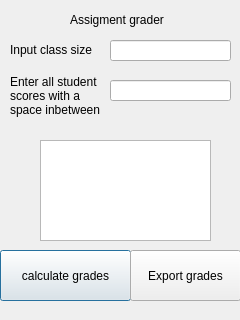
<?xml version="1.0" encoding="UTF-8"?>
<ui version="4.0">
 <class>Dialog</class>
 <widget class="QDialog" name="Dialog">
  <property name="geometry">
   <rect>
    <x>0</x>
    <y>0</y>
    <width>240</width>
    <height>320</height>
   </rect>
  </property>
  <property name="windowTitle">
   <string>Dialog</string>
  </property>
  <widget class="QLabel" name="label">
   <property name="geometry">
    <rect>
     <x>70</x>
     <y>10</y>
     <width>111</width>
     <height>20</height>
    </rect>
   </property>
   <property name="text">
    <string>Assigment grader</string>
   </property>
  </widget>
  <widget class="QLineEdit" name="student_line">
   <property name="geometry">
    <rect>
     <x>110</x>
     <y>40</y>
     <width>121</width>
     <height>21</height>
    </rect>
   </property>
  </widget>
  <widget class="QLabel" name="label_2">
   <property name="geometry">
    <rect>
     <x>10</x>
     <y>40</y>
     <width>101</width>
     <height>20</height>
    </rect>
   </property>
   <property name="text">
    <string>Input class size</string>
   </property>
  </widget>
  <widget class="QLineEdit" name="grade_line">
   <property name="geometry">
    <rect>
     <x>110</x>
     <y>80</y>
     <width>121</width>
     <height>21</height>
    </rect>
   </property>
  </widget>
  <widget class="QLabel" name="label_3">
   <property name="geometry">
    <rect>
     <x>10</x>
     <y>40</y>
     <width>101</width>
     <height>111</height>
    </rect>
   </property>
   <property name="text">
    <string>Enter all student scores with a space inbetween</string>
   </property>
   <property name="wordWrap">
    <bool>true</bool>
   </property>
  </widget>
  <widget class="QPushButton" name="calculate_button">
   <property name="geometry">
    <rect>
     <x>0</x>
     <y>250</y>
     <width>131</width>
     <height>51</height>
    </rect>
   </property>
   <property name="text">
    <string>calculate grades</string>
   </property>
  </widget>
  <widget class="QTextEdit" name="output_box">
   <property name="geometry">
    <rect>
     <x>40</x>
     <y>140</y>
     <width>171</width>
     <height>101</height>
    </rect>
   </property>
  </widget>
  <widget class="QPushButton" name="export_button">
   <property name="geometry">
    <rect>
     <x>130</x>
     <y>250</y>
     <width>111</width>
     <height>51</height>
    </rect>
   </property>
   <property name="text">
    <string>Export grades</string>
   </property>
  </widget>
 </widget>
 <resources/>
 <connections/>
</ui>
